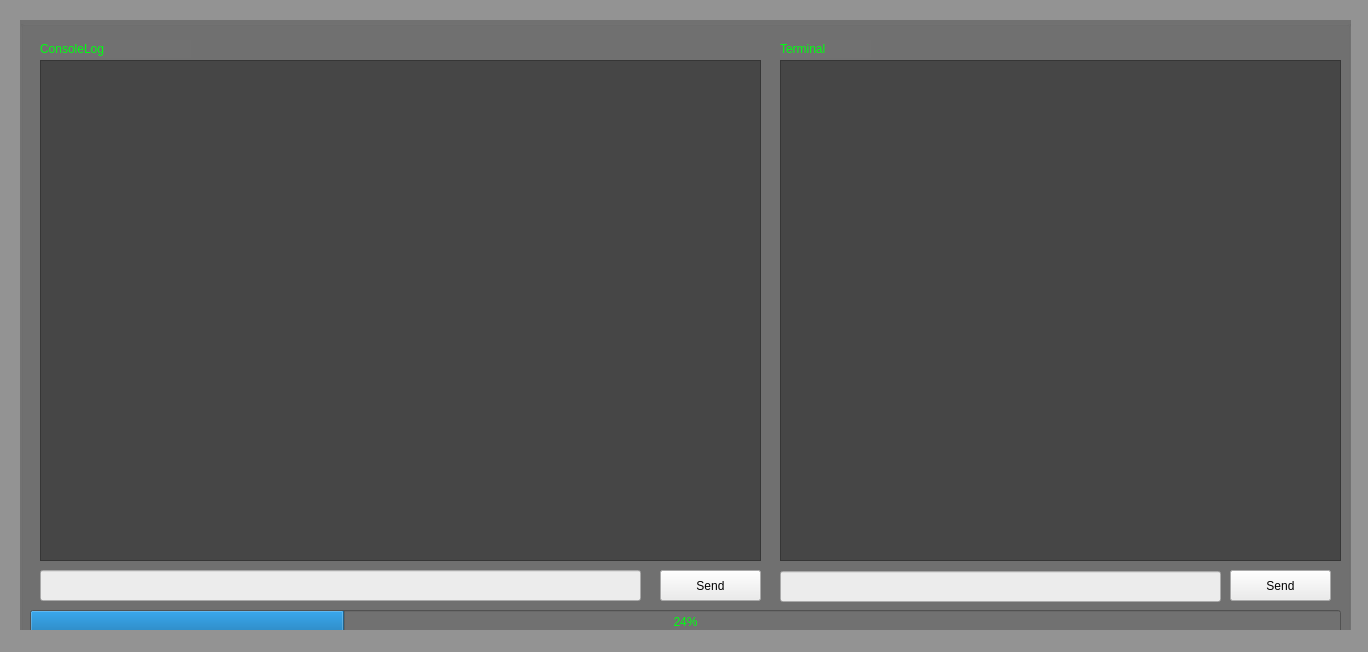
<?xml version="1.0" encoding="UTF-8"?>
<ui version="4.0">
 <class>MainWindow</class>
 <widget class="QMainWindow" name="MainWindow">
  <property name="geometry">
   <rect>
    <x>0</x>
    <y>0</y>
    <width>1368</width>
    <height>652</height>
   </rect>
  </property>
  <property name="windowTitle">
   <string>BigBrother v.1.0 || (c)by BlackLeakz</string>
  </property>
  <property name="styleSheet">
   <string notr="true">background-color:	rgb(147, 147, 147);
color: rgb(0, 255, 17);</string>
  </property>
  <widget class="QWidget" name="centralwidget">
   <widget class="QGroupBox" name="groupBox">
    <property name="geometry">
     <rect>
      <x>20</x>
      <y>20</y>
      <width>1331</width>
      <height>621</height>
     </rect>
    </property>
    <property name="styleSheet">
     <string notr="true">background-color:	rgb(113, 113, 113);
color: rgb(0, 255, 17);</string>
    </property>
    <property name="title">
     <string/>
    </property>
    <property name="alignment">
     <set>Qt::AlignLeading|Qt::AlignLeft|Qt::AlignTop</set>
    </property>
    <widget class="QProgressBar" name="progressBar">
     <property name="geometry">
      <rect>
       <x>10</x>
       <y>590</y>
       <width>1311</width>
       <height>23</height>
      </rect>
     </property>
     <property name="value">
      <number>24</number>
     </property>
    </widget>
    <widget class="QPushButton" name="send_consoleLogbtn">
     <property name="geometry">
      <rect>
       <x>640</x>
       <y>550</y>
       <width>101</width>
       <height>31</height>
      </rect>
     </property>
     <property name="styleSheet">
      <string notr="true">background-color: rgb(236, 236, 236);
color: rgb(0, 0, 0);</string>
     </property>
     <property name="text">
      <string>Send</string>
     </property>
    </widget>
    <widget class="QTextBrowser" name="consoleLog">
     <property name="geometry">
      <rect>
       <x>20</x>
       <y>40</y>
       <width>721</width>
       <height>501</height>
      </rect>
     </property>
     <property name="styleSheet">
      <string notr="true">background-color:  rgb(70, 70, 70);
color: rgb(60, 255, 0);</string>
     </property>
    </widget>
    <widget class="QLabel" name="label">
     <property name="geometry">
      <rect>
       <x>20</x>
       <y>20</y>
       <width>151</width>
       <height>18</height>
      </rect>
     </property>
     <property name="text">
      <string>ConsoleLog</string>
     </property>
    </widget>
    <widget class="QTextBrowser" name="terminal">
     <property name="geometry">
      <rect>
       <x>760</x>
       <y>40</y>
       <width>561</width>
       <height>501</height>
      </rect>
     </property>
     <property name="styleSheet">
      <string notr="true">background-color:  rgb(70, 70, 70);
color: rgb(60, 255, 0);</string>
     </property>
    </widget>
    <widget class="QLabel" name="label_2">
     <property name="geometry">
      <rect>
       <x>760</x>
       <y>20</y>
       <width>91</width>
       <height>18</height>
      </rect>
     </property>
     <property name="text">
      <string>Terminal</string>
     </property>
    </widget>
    <widget class="QPushButton" name="send_terminalbtn">
     <property name="geometry">
      <rect>
       <x>1210</x>
       <y>550</y>
       <width>101</width>
       <height>31</height>
      </rect>
     </property>
     <property name="styleSheet">
      <string notr="true">background-color: rgb(236, 236, 236);
color: rgb(0, 0, 0);</string>
     </property>
     <property name="text">
      <string>Send</string>
     </property>
    </widget>
    <widget class="QLineEdit" name="consoleLog_inp">
     <property name="geometry">
      <rect>
       <x>20</x>
       <y>550</y>
       <width>601</width>
       <height>31</height>
      </rect>
     </property>
     <property name="styleSheet">
      <string notr="true">background-color: rgb(236, 236, 236);
color: rgb(0, 0, 0);</string>
     </property>
    </widget>
    <widget class="QLineEdit" name="terminal_inp">
     <property name="geometry">
      <rect>
       <x>760</x>
       <y>551</y>
       <width>441</width>
       <height>31</height>
      </rect>
     </property>
     <property name="styleSheet">
      <string notr="true">background-color: rgb(236, 236, 236);
color: rgb(0, 0, 0);</string>
     </property>
    </widget>
   </widget>
  </widget>
  <widget class="QStatusBar" name="statusbar"/>
 </widget>
 <resources/>
 <connections/>
</ui>
